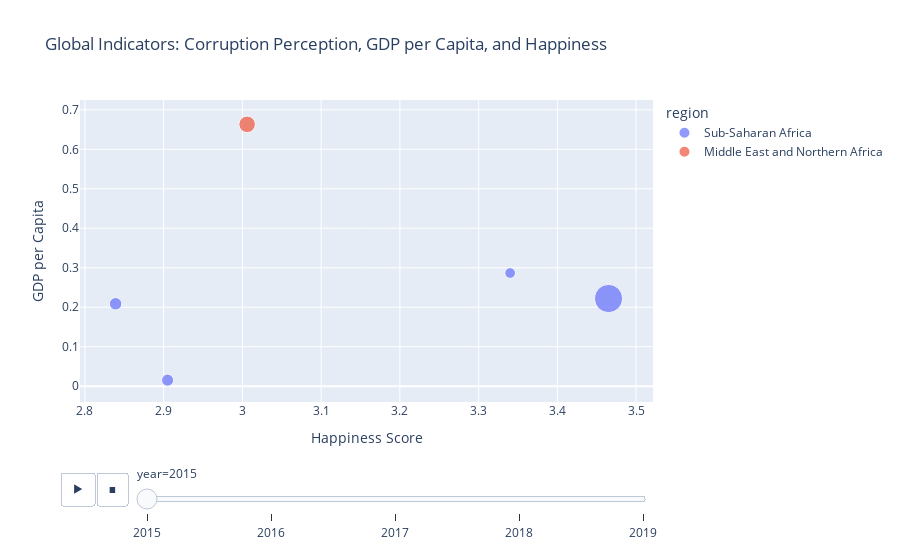

This figure's notebook cell:
### Code cell
fig = px.scatter(bottom_5_per_year,
                 x="happiness_score",
                 y="gdp_per_capita",
                 animation_frame="year",
                 size="perceptions_of_corruption",
                 hover_name="country",
                 color="region",
                 title="Happiness Score vs GDP Per Capita",
                 labels={"gdp_per_capita": "GDP per Capita", "happiness_score": "Happiness Score"})

fig.update_layout(height=650, title='Global Indicators: Corruption Perception, GDP per Capita, and Happiness')
fig.show()

### Figure 1 — Plotly figure (JSON) as saved in the notebook; plotly's stock layout.template omitted (floating-point values rounded to 4 significant figures)
{"data": [{"hovertemplate": "<b>%{hovertext}</b><br><br>region=Sub-Saharan Africa<br>year=2015<br>Happiness Score=%{x}<br>GDP per Capita=%{y}<br>perceptions_of_corruption=%{marker.size}<extra></extra>", "hovertext": ["Rwanda", "Benin", "Burundi", "Togo"], "legendgroup": "Sub-Saharan Africa", "marker": {"color": "#636efa", "size": [0.5519, 0.0801, 0.1006, 0.1073], "sizemode": "area", "sizeref": 0.00138, "symbol": "circle"}, "mode": "markers", "name": "Sub-Saharan Africa", "orientation": "v", "showlegend": true, "type": "scatter", "x": [3.465, 3.34, 2.905, 2.839], "xaxis": "x", "y": [0.2221, 0.2867, 0.0153, 0.2087], "yaxis": "y"}, {"hovertemplate": "<b>%{hovertext}</b><br><br>region=Middle East and Northern Africa<br>year=2015<br>Happiness Score=%{x}<br>GDP per Capita=%{y}<br>perceptions_of_corruption=%{marker.size}<extra></extra>", "hovertext": ["Syria"], "legendgroup": "Middle East and Northern Africa", "marker": {"color": "#EF553B", "size": [0.1891], "sizemode": "area", "sizeref": 0.00138, "symbol": "circle"}, "mode": "markers", "name": "Middle East and Northern Africa", "orientation": "v", "showlegend": true, "type": "scatter", "x": [3.006], "xaxis": "x", "y": [0.6632], "yaxis": "y"}], "layout": {"autosize": true, "legend": {"itemsizing": "constant", "title": {"text": "region"}, "tracegroupgap": 0}, "sliders": [{"active": 0, "currentvalue": {"prefix": "year="}, "len": 0.9, "pad": {"b": 10, "t": 60}, "steps": [{"args": [["2015"], {"frame": {"duration": 0, "redraw": false}, "fromcurrent": true, "mode": "immediate", "transition": {"duration": 0, "easing": "linear"}}], "label": "2015", "method": "animate"}, {"args": [["2016"], {"frame": {"duration": 0, "redraw": false}, "fromcurrent": true, "mode": "immediate", "transition": {"duration": 0, "easing": "linear"}}], "label": "2016", "method": "animate"}, {"args": [["2017"], {"frame": {"duration": 0, "redraw": false}, "fromcurrent": true, "mode": "immediate", "transition": {"duration": 0, "easing": "linear"}}], "label": "2017", "method": "animate"}, {"args": [["2018"], {"frame": {"duration": 0, "redraw": false}, "fromcurrent": true, "mode": "immediate", "transition": {"duration": 0, "easing": "linear"}}], "label": "2018", "method": "animate"}, {"args": [["2019"], {"frame": {"duration": 0, "redraw": false}, "fromcurrent": true, "mode": "immediate", "transition": {"duration": 0, "easing": "linear"}}], "label": "2019", "method": "animate"}], "x": 0.1, "xanchor": "left", "y": 0, "yanchor": "top"}], "title": {"text": "Global Indicators: Corruption Perception, GDP per Capita, and Happiness"}, "updatemenus": [{"buttons": [{"args": [null, {"frame": {"duration": 500, "redraw": false}, "fromcurrent": true, "mode": "immediate", "transition": {"duration": 500, "easing": "linear"}}], "label": "&#9654;", "method": "animate"}, {"args": [[null], {"frame": {"duration": 0, "redraw": false}, "fromcurrent": true, "mode": "immediate", "transition": {"duration": 0, "easing": "linear"}}], "label": "&#9724;", "method": "animate"}], "direction": "left", "pad": {"r": 10, "t": 70}, "showactive": false, "type": "buttons", "x": 0.1, "xanchor": "right", "y": 0, "yanchor": "top"}], "xaxis": {"anchor": "y", "autorange": true, "domain": [0, 1], "range": [2.787, 3.535], "title": {"text": "Happiness Score"}, "type": "linear"}, "yaxis": {"anchor": "x", "autorange": true, "domain": [0, 1], "range": [-0.03524, 0.7185], "title": {"text": "GDP per Capita"}, "type": "linear"}}}
